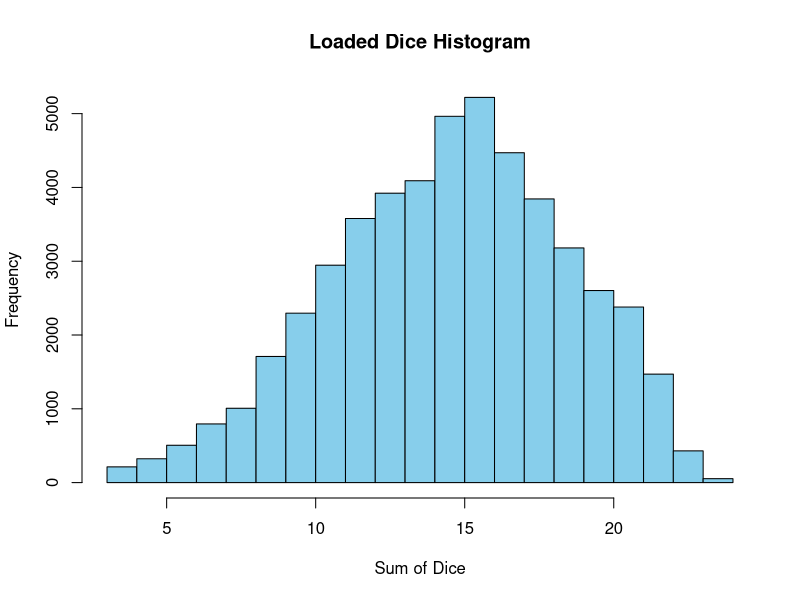

Reproduce this figure in R.
## ---- chunk 1
knitr::opts_chunk$set(echo = TRUE)
## ---- chunk 2
loaded_dice_histogram <- function(max_rolls = 50000, sides = 8, num_of_dice = 3) {
  probabilities <- rep(1/10, sides)
  probabilities[7] <- 3/10

  rolls <- matrix(sample(1:sides, num_of_dice * max_rolls, replace = TRUE, prob = probabilities), ncol = num_of_dice)
  sums <- rowSums(rolls)

 
  hist(sums, breaks = seq(num_of_dice, sides * num_of_dice, by = 1), col = "skyblue", border = "black", xlab = "Sum of Dice", ylab = "Frequency", main = "Loaded Dice Histogram")
}
loaded_dice_histogram()


## ---- chunk 3
rescale01 <- function(x) {
  if (!all(is.numeric(x))) {
    stop("inputs must all be numeric")
  }

  # Map -Inf to 0 and Inf to 1
  x[x == -Inf] <- 0
  x[x == Inf] <- 1

  # Rescale to [0, 1]
  (x - min(x, na.rm = TRUE)) / (max(x, na.rm = TRUE) - min(x, na.rm = TRUE))
}

# Test cases

# Numeric input
numeric_vector <- c(1, 2, 3, 4, 5)
result_numeric <- rescale01(numeric_vector)
print(result_numeric)

# Numeric input with -Inf and Inf
numeric_vector_inf <- c(1, -Inf, 3, Inf, 5)
result_inf <- rescale01(numeric_vector_inf)
print(result_inf)

# Non-numeric input
non_numeric_vector <- c("a", "b", "c")
tryCatch(
  result_non_numeric <- rescale01(non_numeric_vector),
  error = function(e) print(e$message)
)

## ---- chunk 4

both_na <- function(vector1, vector2) {
  if (length(vector1) != length(vector2)) {
    stop("vectors must be the same length")
  }

  na_positions <- which(is.na(vector1) & is.na(vector2))
  num_both_na <- length(na_positions)

  return(num_both_na)
}

# Test cases

# Vectors with the same length and some NA positions
vec1 <- c(1, NA, 3, 4, NA)
vec2 <- c(NA, 2, 3, NA, 5)
result1 <- both_na(vec1, vec2)
print(result1)  # Should print 2

# Vectors with different lengths
vec3 <- c(1, 2, 3)
vec4 <- c(NA, 2, 3, 4)
tryCatch(
  result2 <- both_na(vec3, vec4),
  error = function(e) print(e$message)
)


## ---- chunk 5
fizzbuzz <- function(num) {
  if (num %% 3 == 0 && num %% 5 == 0) {
    return("fizzbuzz")
  } else if (num %% 3 == 0) {
    return("fizz")
  } else if (num %% 5 == 0) {
    return("buzz")
  } else {
    return(num)
  }
}

# Test cases
result1 <- fizzbuzz(9)
print(result1)  # Should print "fizz"

result2 <- fizzbuzz(10)
print(result2)  # Should print "buzz"

result3 <- fizzbuzz(15)
print(result3)  # Should print "fizzbuzz"

result4 <- fizzbuzz(7)
print(result4)  # Should return 7


## ---- chunk 6
get_temp_desc <- function(temp) {
  temperature_category <- cut(temp, breaks = c(-Inf, 0, 10, 20, 30, Inf), labels = c("freezing", "cold", "cool", "warm", "hot"))
  return(as.character(temperature_category))
}
result <- get_temp_desc(25)
print(result)


